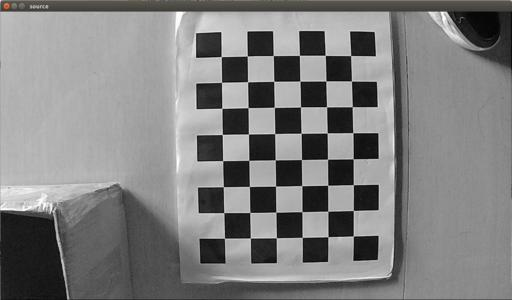
#> input picture learning opencv1/data/chessjpg/chess.jpg, 512 x 300 px; its folder holds 4 pictures in this run
$ python camera_biaoding.py
#> lines starting #> are read from the running program, lines starting #| are printed output that depends on the picture; after the words box and inside, x2 and y2 are one past the last pixel; in counts of white or black regions, pixels touching at a corner belong together
# 摄像机标定与3D重构

# 在机器视觉领域，摄像头的标定指通过技术手段拿到相机的内参、外参及畸变参数。
#     [fx 0  cx]
# P = |0  fy cy|
#     [0  0  0 ]
# init(对象点，图像点)--->对每一张图进行操作--->寻找角点--->寻找亚像素精度角点--->画出角点
# --->通过图像点和对象点找出摄像机的内部参数和畸变矩阵--->畸变矫正--->去除畸变--->计算误差


import cv2
import numpy as np
import glob


# 设置寻找亚像素角点的参数，采用的停止准则是最大循环次数30和最大误差容限0.001
criteria = (cv2.TERM_CRITERIA_EPS + cv2.TermCriteria_MAX_ITER, 30, 0.001)
# 要注意的是，棋盘的行、列角点数是内棋盘的，比如上图的行角点数为8，列角点数为5.
# 设置标定板角点的规格。9和6分别根据现有图片进行设置的
objp = np.zeros((9*6, 3), np.float32)
# 将世界坐标系建在标定板上，所有点的Z坐标全部为0，所以只需赋值x和y
# np.mgrid 创造两个二维数组，每个数组的大小相同（行数由start1:end1:step1决定，列数由start2:end2:step2决定）。其中第一个二维数组b是按列存储，
# 即从start1到end1，然后第二列start1到end1，第三列…；第二个二维数组a是按行存储，第一行从start2到end2，第二行重复…

# >>> a = np.mgrid[0:2, 0:3]
# >>> a
# array([[[0, 0, 0],
#         [1, 1, 1]],

#        [[0, 1, 2],
#         [0, 1, 2]]])

objp[:,:2] = np.mgrid[0:9, 0:6].T.reshape(-1, 2)

objpoints = []       # 存储3D点
imgpoints = []       # 存储2D点
# 此代码至少要10张图片进行摄像机标定
# glob符合相应模式的文件列表，需要注意的一点是，该函数对大小写不敏感，.jpg与.JPG是一样的
filename = './data/chessjpg/*.jpg'
images = glob.glob(filename)   # 读取文件夹中.jpg格式的文件
print(images)
# images = './data/chessjpg/chess0.jpg'
for fname in images:

    img = cv2.imread(fname)
#> img is the input picture: shape (300, 512, 3); mean B, G, R 127.3, 127.5, 127.6
    # 灰度化
    gray = cv2.cvtColor(img, cv2.COLOR_BGR2GRAY)
    # cv2.imshow('gray', gray)
    # cv2.waitKey(0)

    # 角点检测
    # ret：输出是否找到角点，找到角点返回1，否则返回0
    # conrers:shape(54, 1, 2) 54是坐标个数，2是（x,y）
    # [[[545.3228 343.05032]] [[602.6792 342.8268]] ...]
    ret, corners = cv2.findChessboardCorners(gray, (9, 6), None)
#> ret = False; corners = None
    print(ret, corners)
#| False None
    # 若找到，则增加物体点和图像点
    if ret == True:
        objpoints.append(objp)

        # 亚像素点级角点检测，基于提取的角点，进一步提高精确度
        # cornerSubPix()参数：
        # image：输入图像，即上式中的gray，最好是8位灰度图，检测效率高；
        # corners：角点初始坐标，即在上个函数中找到的角点的坐标信息；
        # winsize：搜索窗口为 2*winsize+1；
        # zerozone：死区，不计算区域，避免自相关矩阵的奇异性。没有死区，参数为（-1，-1）；
        # criteria：求角点的迭代终止条件。
        # 返回值：
        # corner：角点位置。

        corners2 = cv2.cornerSubPix(gray, corners, (11, 11), (-1, -1),criteria)
        imgpoints.append(corners2)

        # 在图片中绘制棋盘格角点
        img = cv2.drawChessboardCorners(img, (9, 6), corners2, ret)   # opencv绘制函数一般无返回值
        cv2.imshow('img', img)
        cv2.waitKey(500)
#> pass 2 of the loop `for fname in images:`:
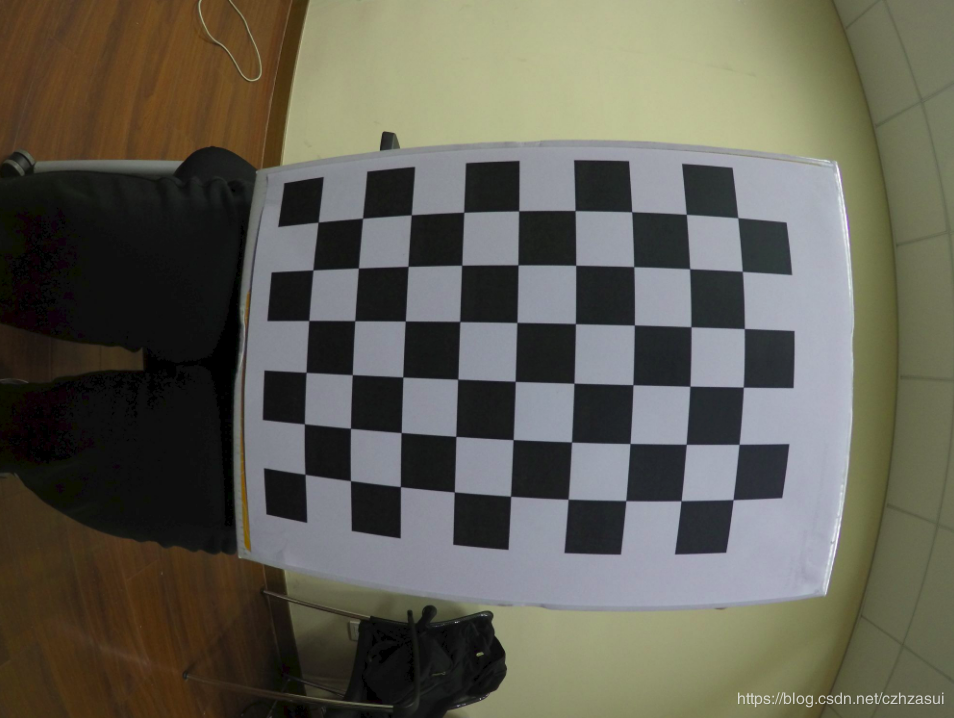
#> input picture learning opencv1/data/chessjpg/chess0.jpg, 954 x 718 px
#> img is the input picture: shape (718, 954, 3); mean B, G, R 83.8, 95.2, 97.3
#> `gray = cv2.cvtColor(img, cv2.COLOR_BGR2GRAY)`:
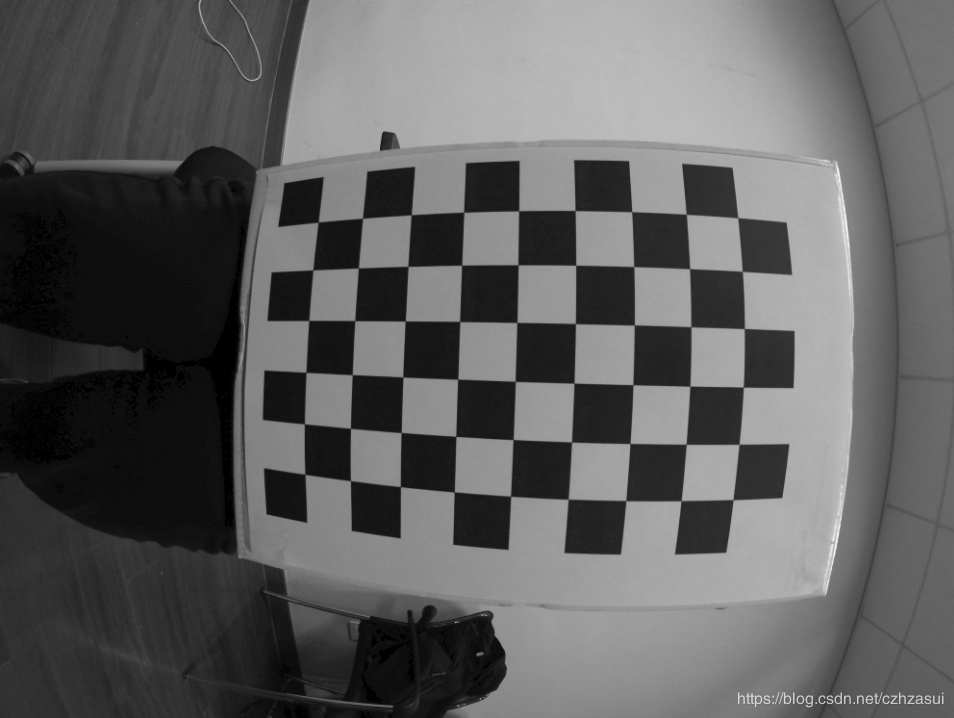
#> gray: shape (718, 954); min 0, max 251, mean 94.5
#> ret = True; corners = 54 rows, first 8: [318.2, 222.1], [362.6, 218.3], [411.3, 214.7], [463.7, 212.3], [518.6, 210.9], [575, 210.5], [631.6, 211.7], [686.4, 214.4]
#> (printed output is left out)
#> corners2 = 54 rows, first 8: [318.1, 222.1], [362.5, 218.2], [411.3, 214.8], [463.7, 212.3], [518.7, 210.8], [575.1, 210.6], [631.7, 211.7], [686.3, 214.4]
#> `img = cv2.drawChessboardCorners(img, (9, 6), corners2, ret)`:
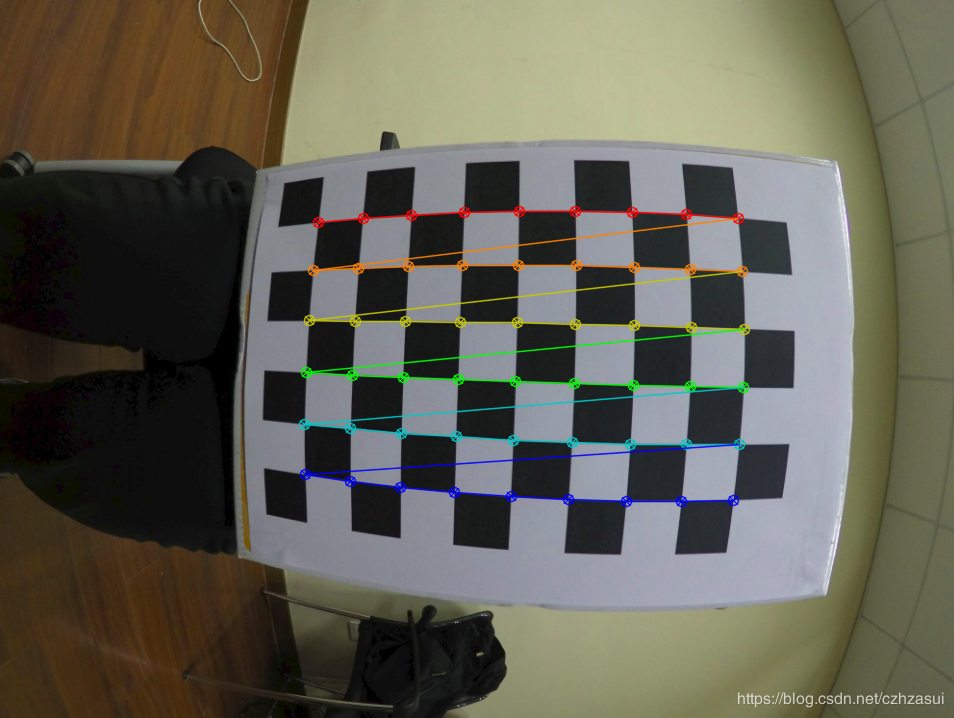
#> img: shape (718, 954, 3); 2.7% of pixels changed, all inside (x1, y1, x2, y2) = (298, 205, 751, 508)

cv2.destroyAllWindows()

# 标定
# ret为是否解到相机参数，mtx为内参数矩阵，dist为畸变系数，rvecs为旋转向量，tvecs为平移向量
ret, mtx, dist, rvecs, tvecs = cv2.calibrateCamera(objpoints, imgpoints, gray.shape[::-1], None, None)

# 畸变校正
img = cv2.imread('./data/fruit_jibian0.jpg')
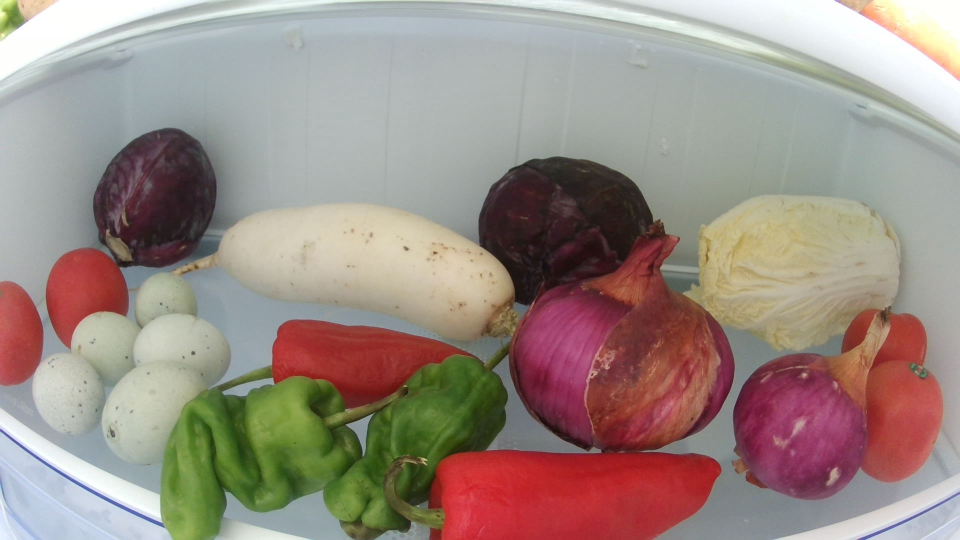
#> input picture learning opencv1/data/fruit_jibian0.jpg, 1920 x 1080 px (shown at 1/2 size)
#> img is the input picture: shape (1080, 1920, 3); mean B, G, R 131.7, 139.7, 154.9
h, w = img.shape[:2]
#> h = 1080; w = 1920
newcameramtx, roi = cv2.getOptimalNewCameraMatrix(mtx, dist, (w, h), 1, (w, h))
'''
# 方法一：使用cv2.undistort()和ROI对结果进行裁剪
dst = cv2.undistort(img, mtx, dist, None, newcameramtx)

# 裁剪图片
x, y, w, h = roi
dst = dst[y:y+h, x:x+w]
cv2.imwrite('./data/chessjpg/calibresult.jpg', dst)
'''
# 方法二：使用remapping
mapx, mapy = cv2.initUndistortRectifyMap(mtx, dist, None, newcameramtx, (w, h), 5)
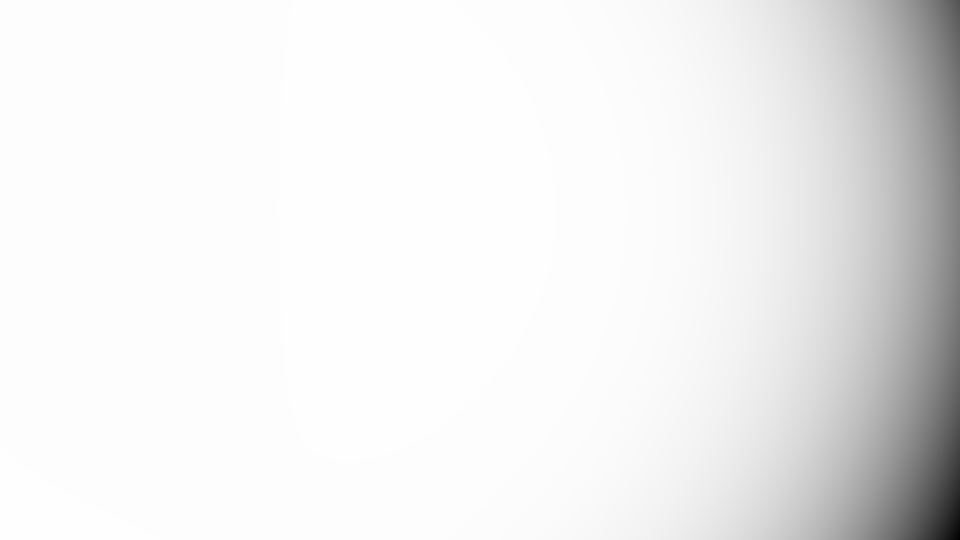
#> mapx: shape (1080, 1920) float32 (shown at 1/2 size); min -333857.9, max 1872.5, mean -19578.9; drawn with min black and max white
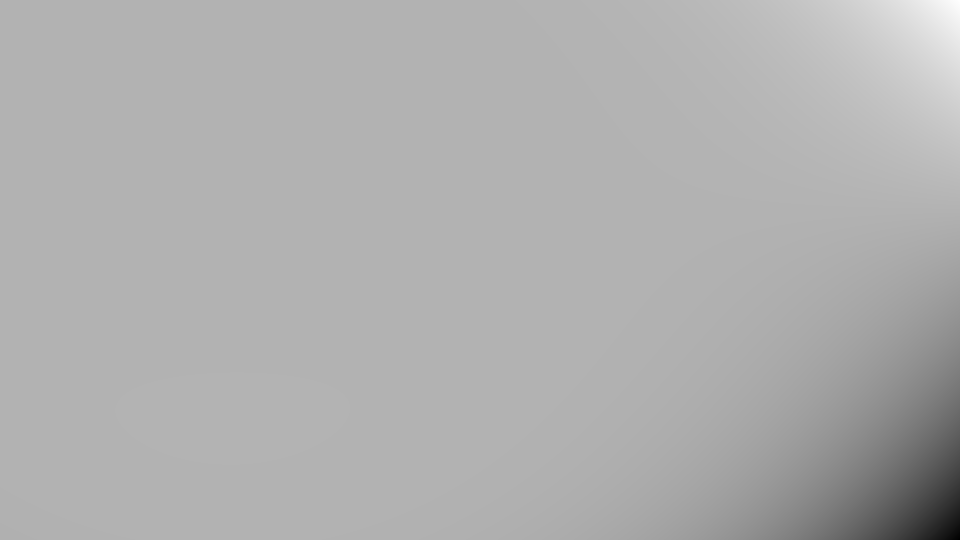
#> mapy: shape (1080, 1920) float32 (shown at 1/2 size); min -166096.3, max 71456, mean -2836.4; drawn with min black and max white
dst = cv2.remap(img, mapx, mapy, cv2.INTER_LINEAR)
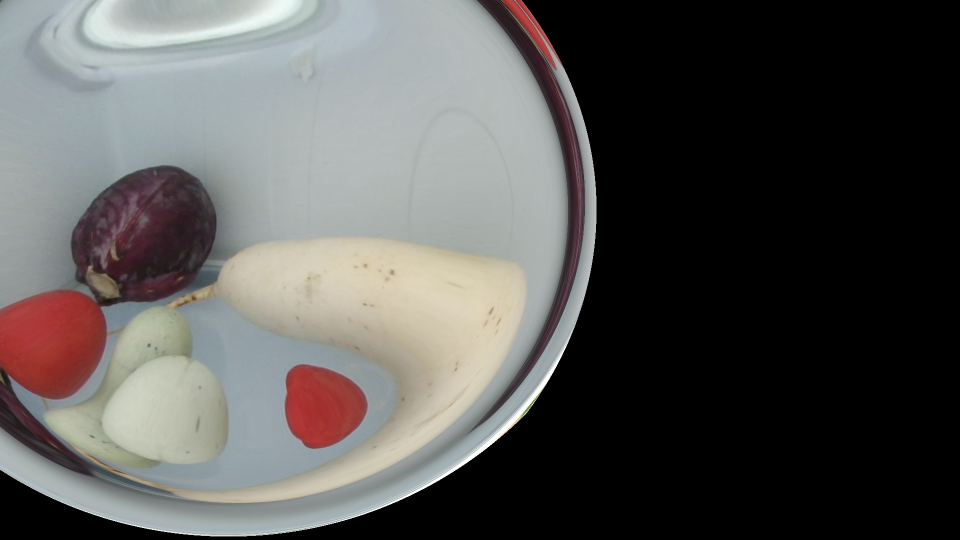
#> dst: shape (1080, 1920, 3) (shown at 1/2 size); mean B, G, R 84.7, 86.6, 87.8

# 裁剪图片
x, y, w, h = roi
dst = dst[y:y+h, x:x+w]
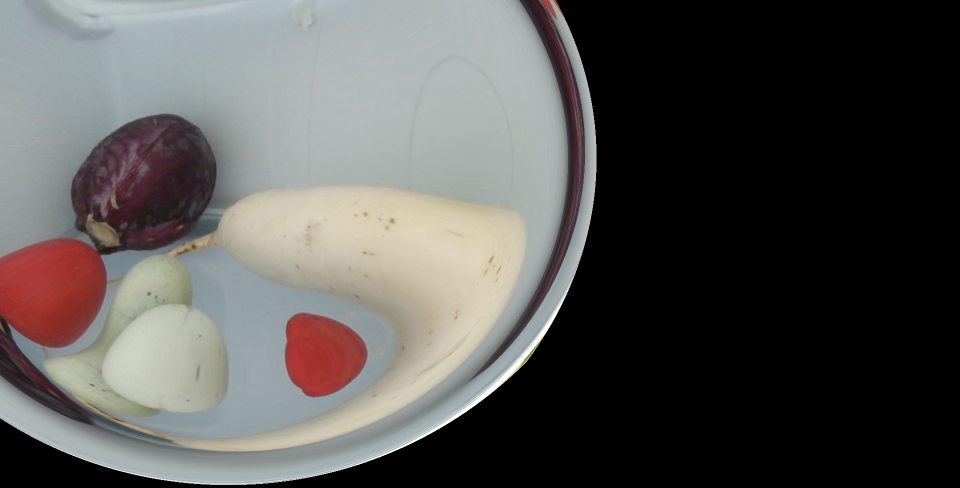
#> dst: shape (976, 1919, 3) (shown at 1/2 size); mean B, G, R 83.1, 85.2, 87
cv2.imwrite('./data/fruit/fruit_jibian.jpg', dst)

# 存取数据用于3D计算
np.savez('./data/fruit/B.npz', mtx= mtx, dist= dist, rvecs= rvecs, tvecs= tvecs)

# 读取文件

with np.load('./data/fruit/B.npz') as f:
    mtx = f["mtx"]
    dist = f["dist"]
    print("mtx= ", mtx)

# 反向投影误差：用来对我们所找到的参数的准确性进行估计
# cv2.projectPoints将对象点转换到图像点
mean_error = 0
for i in range(len(objpoints)):
    imgpoints2, _ = cv2.projectPoints(objpoints[i], rvecs[i], tvecs[i], mtx, dist)
    error = cv2.norm(imgpoints[i], imgpoints2, cv2.NORM_L2) / len(imgpoints2)
    mean_error += error
print("total error: ", mean_error/len(objpoints))


# 注意报错
# 问题一：若无图片显示，即55行ret==False，说明角点找的不对
# 重新在18行选取角点，即可显示图形
